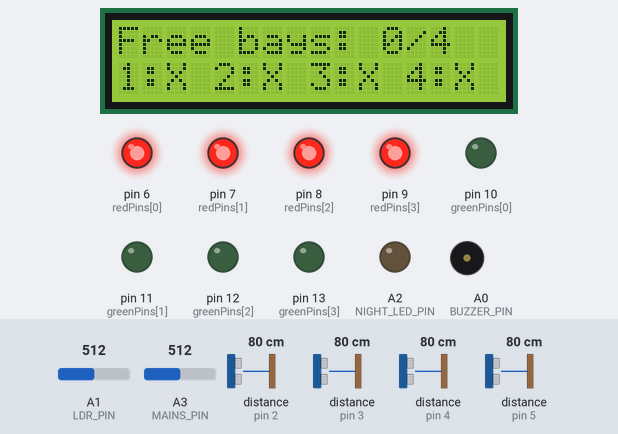
Simulated run of this sketch. Board: Arduino Uno, built with avr-gcc and run on an emulated ATmega328P. Parts: 16×2 character LCD, output pins drawn as LEDs (lit = HIGH), buzzer (waves = sounding). Wiring (inferred from the names in the program): 4 × ultrasonic range finder: trigger pin 2, echo pin 2 / trigger pin 3, echo pin 3 / trigger pin 4, echo pin 4 / trigger pin 5, echo pin 5. The test bench sets the inputs (shaded band); at power-on: A1 (LDR_PIN) = 512, A3 (MAINS_PIN) = 512, distance to the obstacle (sensors on pin 2, pin 3, pin 4, pin 5) 80 cm. The echo pulse lasts 58.3 µs per cm.

Above: at 2.2 s.
2.3 s: A1 (LDR_PIN) set to 409
5.3 s: A1 (LDR_PIN) set to 391
At 7.0 s:
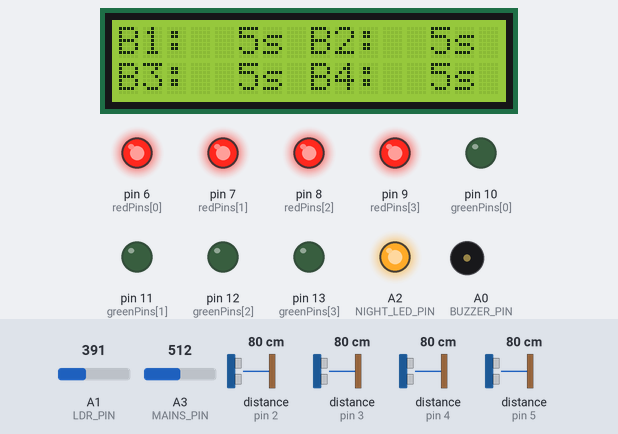
8.3 s: A3 (MAINS_PIN) set to 485
At 9.5 s:
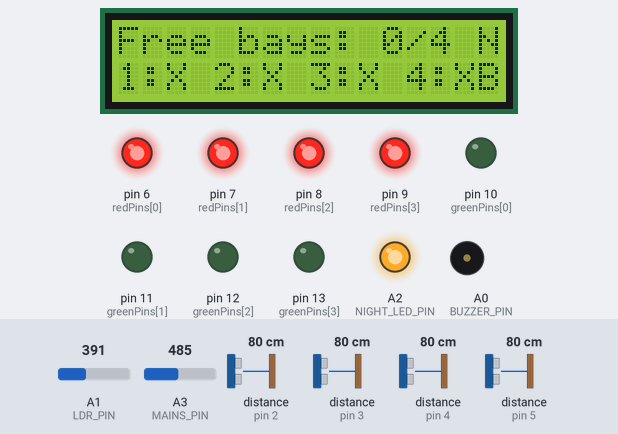
11.3 s: A3 (MAINS_PIN) set to 510
At 14.2 s:
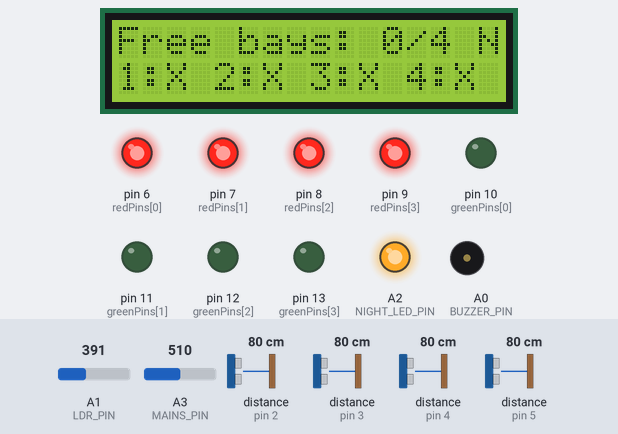
14.3 s: distance to the obstacle (sensor on pin 2) set to 2 cm
17.3 s: distance to the obstacle (sensor on pin 3) set to 2 cm
At 18.3 s:
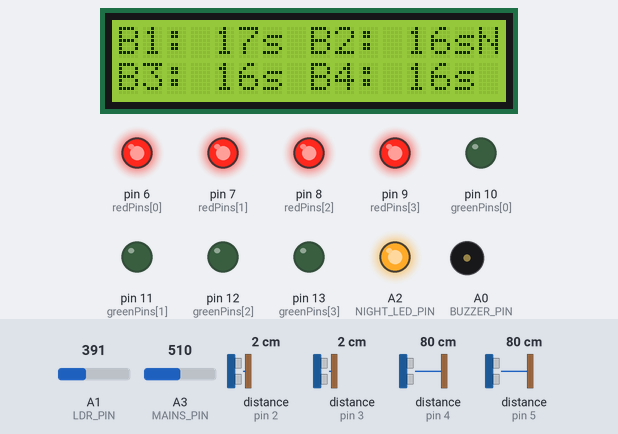
Timing chart, 0 to 20.3 s (numbered marks = the images above; inputs shaded):
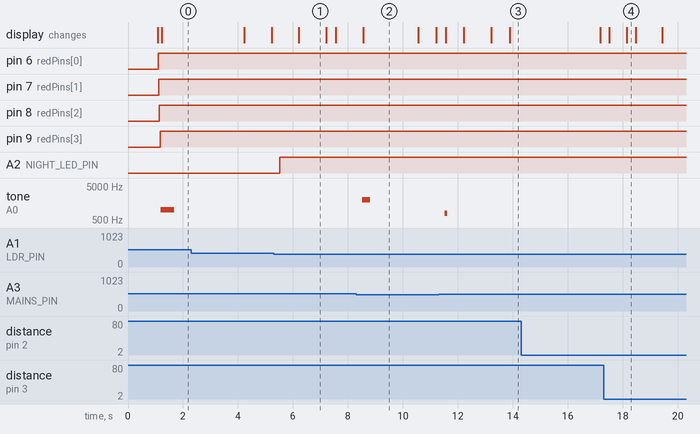

Measured:
- the behaviour switches between 400 and 399 on A1 (LDR_PIN) (found by bisection; images 0 and 1)
- the behaviour switches between 500 and 499 on A3 (MAINS_PIN) (found by bisection; images 1 and 2)
- after the input at 5.3 s, A2 (NIGHT_LED_PIN): LOW → HIGH after 0.22 s
- after the input at 8.3 s, tone on A0 (BUZZER_PIN): silent → 2000 Hz after 0.22 s, → silent 0.30 s later; the display: changes after 0.25 s (image 2)
- after the input at 11.3 s, tone on A0 (BUZZER_PIN): silent → 800 Hz after 0.22 s, → silent 0.10 s later; the display: first changes after 0.25 s (image 3 shows a later state)
- what the display in image 1 shows lasts 1.0 s, from 6.2 s to 7.2 s
- what the display in image 2 shows lasts 2.0 s, from 8.6 s to 10.6 s

The sketch:

smart_park_with_backup_power1.ino
```cpp
// Smart Parking Space Monitoring System
// Each bay records when a carrives and how long it stays in the bay.
// There is nightlight and a 9V backup power to takeover if the 12V mains supply fails.
// The LCD indicated B when the system is on backup

#include <Adafruit_LiquidCrystal.h>

const int NUM_BAYS = 4;
const int sensorPins[NUM_BAYS] = { 2, 3, 4, 5};     // SIG pin of each bay's sensor
const int redPins[NUM_BAYS] = {6, 7, 8, 9};         // red leg of each RGB LED = occupied
const int greenPins[NUM_BAYS] = {10, 11, 12, 13};   // green leg of each RGB LED = free
const int BUZZER_PIN = A0;
const int THRESHOLD_CM = 300;                       // occupied when distance <= 300 cm
const unsigned long VIEW_MS = 3000;                 // LCD view changes every 3 s
const int LDR_PIN = A1;                             // photoresistor divider (light level)
const int NIGHT_LED_PIN = A2;                       // Green nightlight LED
const int DARK_ON = 400;                            // light level below this = night
const int DARK_OFF = 500;                           // light level above this = day
const int MAINS_PIN = A3;                           // mains sense divider (high = mains on)
const int MAINS_OK_LEVEL = 500;                         // A3 reading above this = mains present

Adafruit_LiquidCrystal lcd(0);                      // LCD type MCP23008, address 32 (0x20)

bool occupied[NUM_BAYS] = {false, false, false, false};
long distances[NUM_BAYS] = {0, 0, 0, 0};
unsigned long arrivalMS[NUM_BAYS] = {0, 0, 0, 0};   // when each car arrived
unsigned long lastViewChange = 0;
bool showTimers = false;                            //false = status view, true = timer view
bool nightOn = false;                               // is the nightlight on?
int lightLevel = 0;                                 // last reading, 0 (dark) to 1023 (bright)
bool onBackup = false;                              // true = running on the backup battery

long readDistanceCm(int pin){
    pinMode(pin, OUTPUT);
    digitalWrite(pin, LOW);
    delayMicroseconds(2);
    digitalWrite(pin, HIGH);
    delayMicroseconds(10);
    digitalWrite(pin, LOW);
    pinMode(pin, INPUT);
    long duration = pulseIn(pin, HIGH, 30000UL);
    if (duration == 0) {
        return 999;
    }
    return duration * 0.01723;
}

unsigned long parkedSeconds (int i) {
    return (millis() - arrivalMS[i]) / 1000;
}

// Writes exactly 4 characters for one bay: "----", " 45s " or " 12m "
void formatTime(char *out, int i) {
    if (!occupied[i]) {
        strcpy(out, "----");
        return;
    }
    unsigned long s = parkedSeconds(i);
    if (s < 1000) {
        sprintf(out, "%3lus", s);
    } else {
        unsigned long m = s / 60;
        if (m > 999) m = 999;
        sprintf(out, "%3lum", m);
    }
}

// Turns the nightlight on when dark and off when bright.
// The gap between 400 and 500 stops flicker at dusk.
void updateNightLight() {
    lightLevel = analogRead(LDR_PIN);
    if (!nightOn && lightLevel < DARK_ON) {
        nightOn = true;
    } else if (nightOn && lightLevel > DARK_OFF) {
        nightOn = false;
    }
    digitalWrite(NIGHT_LED_PIN, nightOn ? HIGH : LOW);
}

void showStatusView(int freeCount) {
    char line[17];
    sprintf(line, "Free bays: %d/4 %c", freeCount, nightOn ? 'N' : ' ');
    lcd.setCursor(0, 0);
    lcd.print(line);
    sprintf(line, "1:%c 2:%c 3:%c 4:%c%c",
        occupied[0] ? 'X' : 'F', occupied[1] ? 'X' : 'F',
        occupied[2] ? 'X' : 'F', occupied[3] ? 'X' : 'F',
        onBackup ? 'B' : ' ');                   // B = running on backup power
    lcd.setCursor(0, 1);
    lcd.print(line);
}

void showTimerView() {
    char t1[5], t2[5], t3[5], t4[5], line[17];
    formatTime(t1, 0);
    formatTime(t2, 1);
    formatTime(t3, 2);
    formatTime(t4, 3);
    sprintf(line,  "B1:%s B2:%s", t1, t2);
    lcd.setCursor(0, 0);
    lcd.print(line);
    sprintf(line, "B3:%s B4:%s%c", t3, t4, onBackup ? 'B' : ' ');
    lcd.setCursor(0, 1);
    lcd.print(line);
}

// Mains present = A3 high. If it drops, the backup battery is already
// powering the board through its diode; the code just reports it.
void checkPower() {
    bool backupNow = (analogRead(MAINS_PIN) < MAINS_OK_LEVEL);
    if (backupNow && !onBackup) {
        tone(BUZZER_PIN, 2000, 300);                 // one high beep: mains lost
    } else if (!backupNow && onBackup) {
        tone(BUZZER_PIN, 800, 100);                 // short low beep: mains back
    }
    onBackup = backupNow;
}

void setup() {
    for ( int i=0; i < NUM_BAYS; i++) {
        pinMode(redPins[i], OUTPUT);
        pinMode(greenPins[i], OUTPUT);
    }
    pinMode(BUZZER_PIN, OUTPUT);
    pinMode(NIGHT_LED_PIN, OUTPUT);
    lcd.begin(16, 2);
    lcd.setBacklight(1);
    onBackup = (analogRead(MAINS_PIN) < MAINS_OK_LEVEL);    // no beep at start-up
    lcd.print("LU Smart Car");
    lcd.setCursor(0, 1);
    lcd.print("Park System");
    delay(1000);
    lcd.clear();
    lastViewChange = millis();
}

void loop() {
    int freeCount = 0;
    bool newArrival = false;

    for (int i = 0; i < NUM_BAYS; i++) {
        distances[i] = readDistanceCm(sensorPins[i]);
        bool nowOccupied = (distances[i] <= THRESHOLD_CM);

        if (nowOccupied && !occupied[i]) {              // car arrived
            newArrival = true;
            arrivalMS[i] = millis();
        }

        occupied[i] = nowOccupied;
        digitalWrite(redPins[i], nowOccupied ? HIGH : LOW);
        digitalWrite(greenPins[i], nowOccupied ? LOW : HIGH);
        if (!nowOccupied) {
            freeCount++;
        }
        delay(20);
    }

    if (newArrival) {
        tone(BUZZER_PIN, 1000, 500);
    }

    updateNightLight();
    checkPower();

    if (millis() - lastViewChange >= VIEW_MS) {         // switch LCD view every 3 s
        showTimers = !showTimers;
        lastViewChange = millis();
    }
    if (showTimers) {
        showTimerView();
    } else {
        showStatusView(freeCount);
    }

    delay(200);
}
```
